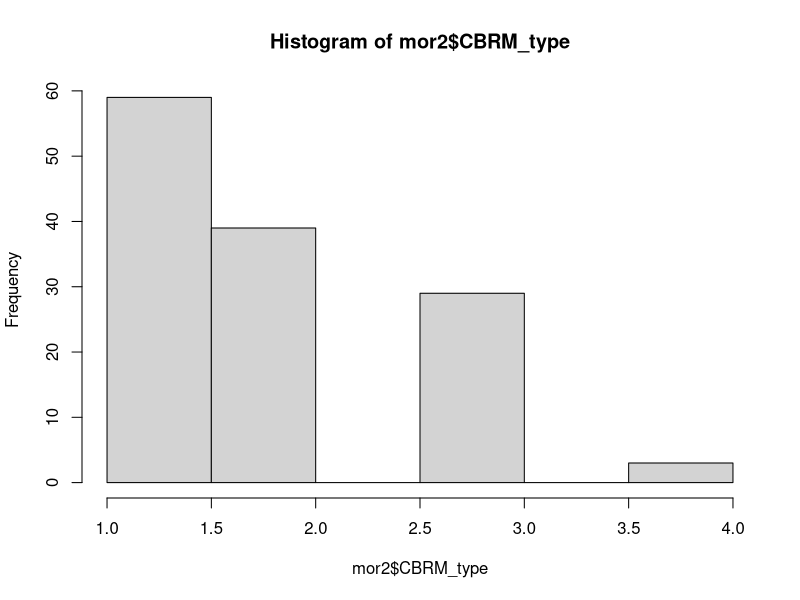
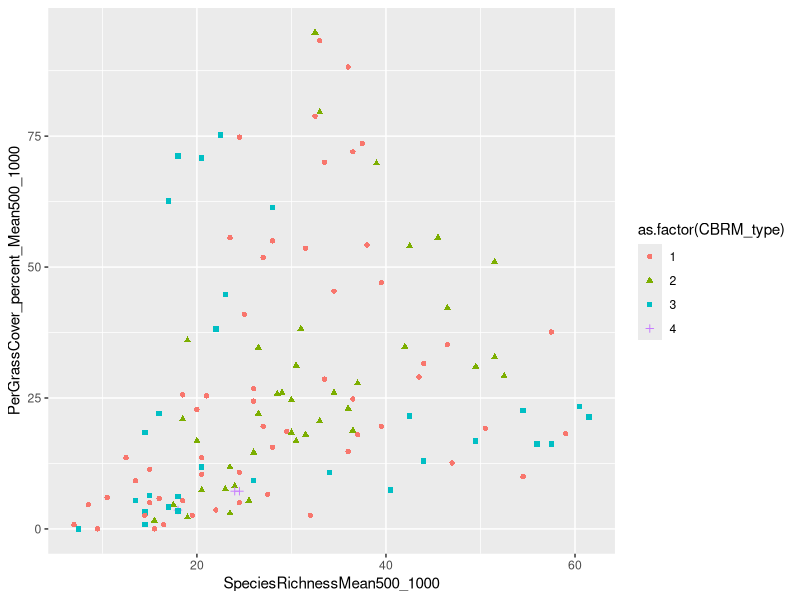
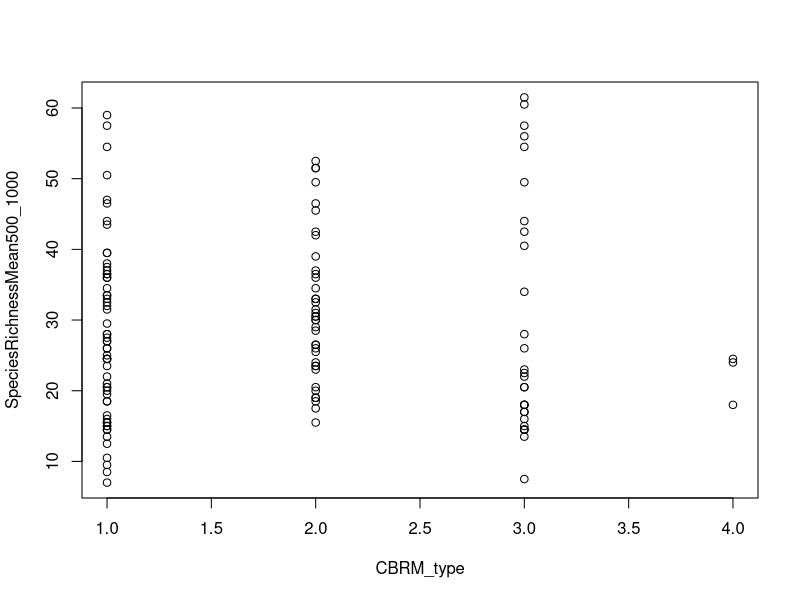

The R source for these figures, in order:
## ---- chunk 1
knitr::opts_chunk$set(echo = TRUE)
#load the data
library(foreign)
library(dplyr)
library(ggplot2)
mor2<- read.spss("./data/ALL_EcolHHOrgMerged_byUvuljaa_03_15_17_Simplified.sav" , 
                 to.data.frame=TRUE,
                 use.value.labels=FALSE)
## ---- chunk 2
hist(mor2$CBRM_type)
sr<- select(mor2, SocialSurveyReferenceNumber,
                  SpeciesRichnessMean500_1000,
                  PerGrassCover_percent_Mean500_1000)
 
# sr x cover x cbrm
x<- mor2 %>% 
  select(CBRM_type, SpeciesRichnessMean500_1000 , PerGrassCover_percent_Mean500_1000)

y<- ggplot(x, aes(x=SpeciesRichnessMean500_1000, 
                  y=PerGrassCover_percent_Mean500_1000, 
                  shape=as.factor(CBRM_type)))+
  geom_point(aes(color=as.factor(CBRM_type)))
y
## ---- chunk 3
plot(SpeciesRichnessMean500_1000 ~ CBRM_type, data= x)
